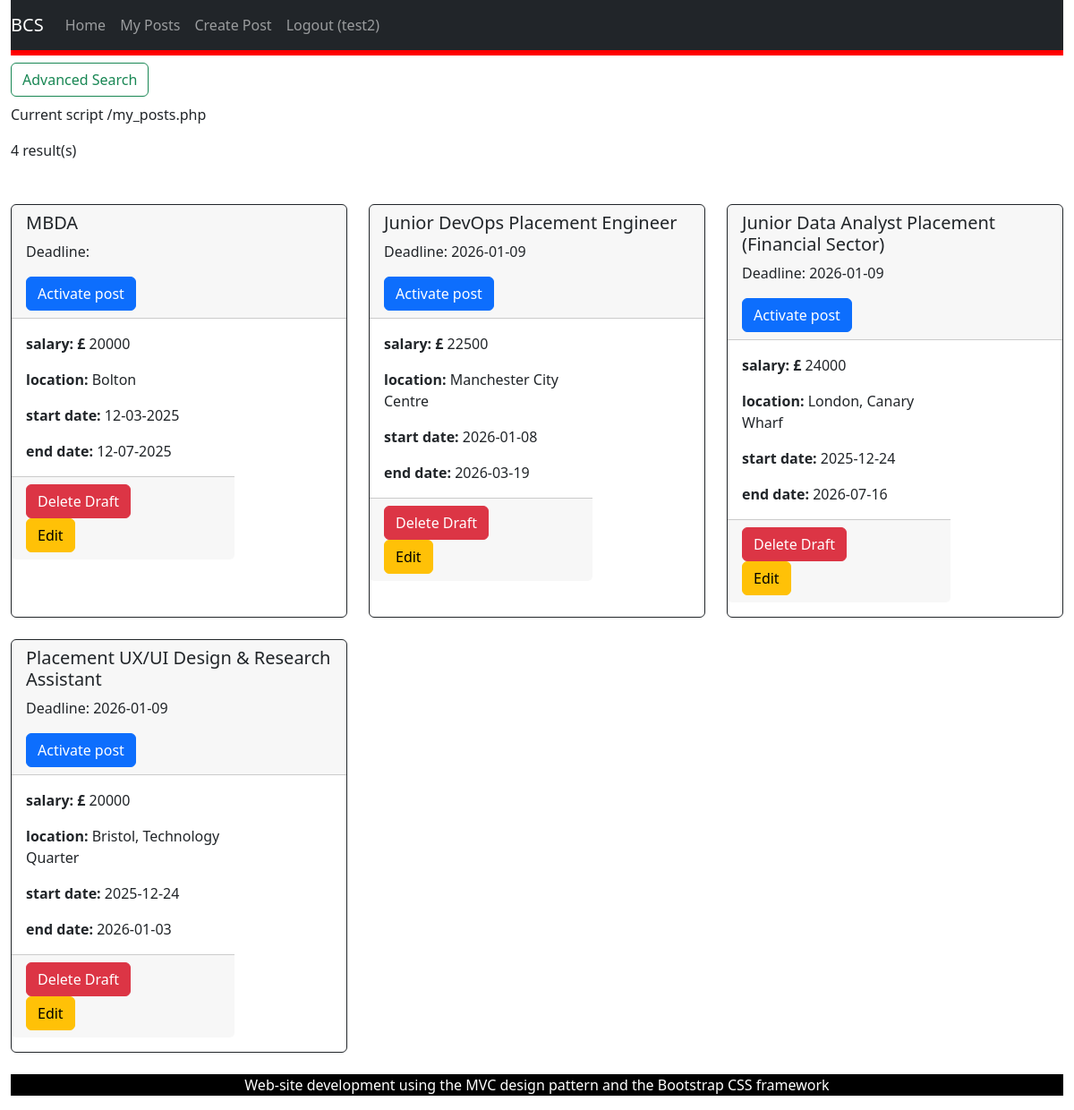
The page /my_posts.php (signed in) on the database as committed earlier.
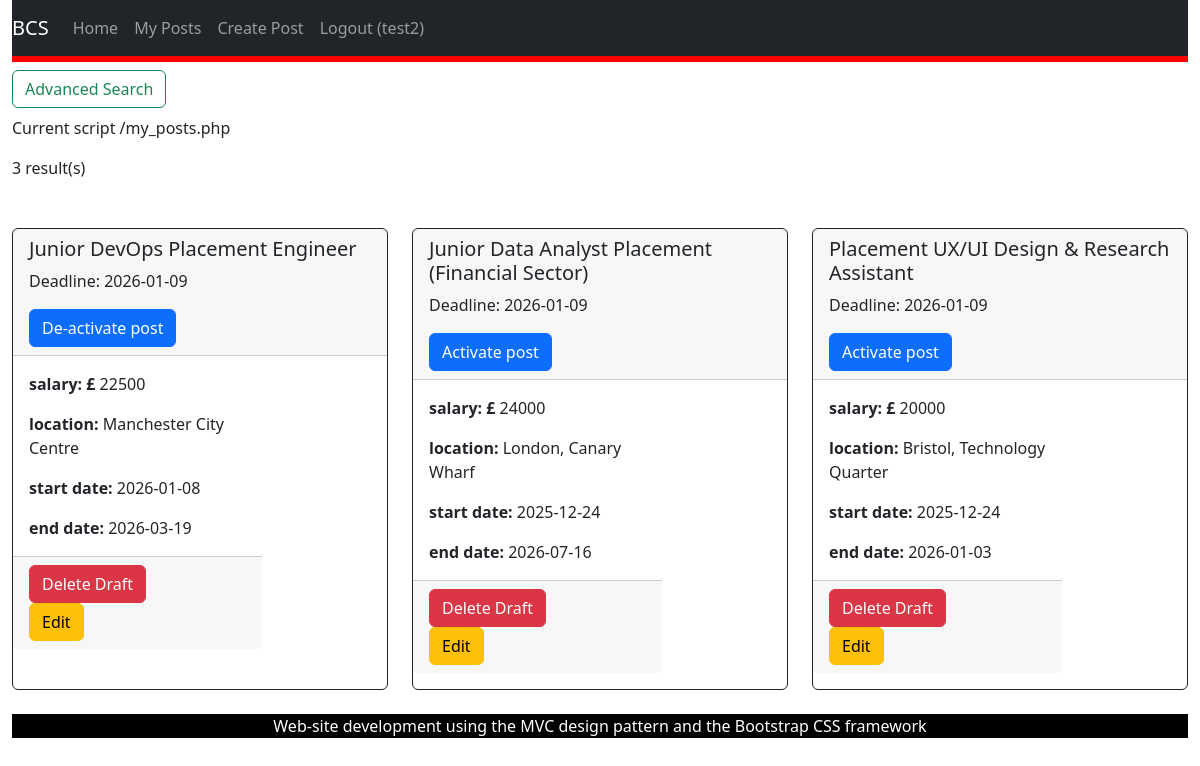
The same page on the database as committed later.
### tables this page shows
CREATE TABLE "placement_opportunity"
(
    placement_ID  INTEGER
        primary key autoincrement,
    employer_ID   INTEGER
        references users,
    title         TEXT not null,
    description   TEXT not null,
    salary        INT,
    location      TEXT not null,
    start_date    DATE not null,
    end_date      DATE not null,
    status        TEXT,
    deadline      DATE,
    date_posted   DATE default NULL,
    about_company TEXT,
    what_we_offer TEXT
);

### my_posts.php (called while the page is built, shortened)
<?php
require_once('Models/PlacementsDataSet.php');
$view = new stdClass();
$view->pageTitle = 'My Posts';
$employerId = $_SESSION['user_id'];
$placementsDataSet = new PlacementsDataSet();
$view->placementsDataSet = $placementsDataSet->fetchPostsByEmployerID($employerId);
if (count($view->placementsDataSet) == 0)
{
    $view->dbMessage = "No results";
}
else
{
    $view->dbMessage = count($view->placementsDataSet) . " result(s)";
}
$view->success = $_SESSION['placements_success'] ?? null;
require_once('Views/my_posts.phtml');

### Models/Database.php (called while the page is built, shortened)
<?php
class Database {
    protected static $_dbInstance = null;
    protected $_dbHandle;
    public static function getInstance() {
        if(self::$_dbInstance === null) {
            self::$_dbInstance = new self();
        }
        return self::$_dbInstance;
    }
    private function __construct() {
        try {
            $this->_dbHandle = new PDO("sqlite:identifier.sqlite");
        }
        catch (PDOException $e) {
            echo $e->getMessage();
        }
    }
    public function getdbConnection() {
        return $this->_dbHandle;
    }
}

### Models/PlacementsDataSet.php (called while the page is built, shortened)
<?php
require_once('Database.php');
require_once('PlacementsData.php');
class PlacementsDataSet {
    protected $_dbHandle, $_dbInstance;
    public function __construct() {
        $this->_dbInstance = Database::getInstance();
        $this->_dbHandle = $this->_dbInstance->getdbConnection();
    }
    public function fetchPostsByEmployerID($employerId) {
        $sqlQuery = 'SELECT * FROM placement_opportunity WHERE employer_id = :employerId;';
        $statement = $this->_dbHandle->prepare($sqlQuery);
        $statement->bindParam(':employerId', $employerId, PDO::PARAM_INT);
        $statement->execute();
        $dataSet = [];
        while ($row = $statement->fetch(PDO::FETCH_ASSOC)) {
            $dataSet[] = new PlacementsData($row);
        }
        return $dataSet;
    }
}

### Models/PlacementsData.php (called while the page is built, shortened)
<?php
class PlacementsData {
    protected $placement_id, $employer_id, $title, $description,$salary, $location, $start_date, $end_date, $status, $deadline, $date_posted, $about_company, $what_we_offer;
    public function __construct($dbRow) {
        $this->placement_id = $dbRow['placement_ID'];
        $this->title = $dbRow['title'];
        $this->salary = $dbRow['salary'];
        $this->location = $dbRow['location'];
        $this->start_date = $dbRow['start_date'];
        $this->end_date = $dbRow['end_date'];
        $this->status = $dbRow['status'];
        $this->deadline = $dbRow['deadline'] ?? null;
    }
    public function getPlacementID() {
        return $this->placement_id;
    }
    public function getTitle() {
        return $this->title;
    }
    public function getSalary() {
        return $this->salary;
    }
    public function getLocation() {
        return $this->location;
    }
    public function getStartDate() {
        return $this->start_date;
    }
    public function getEndDate() {
        return $this->end_date;
    }
    public function getStatus() {
        return $this->status;
    }
    public function getDeadline() {
        return $this->deadline;
    }
}

### Views/my_posts.phtml (the view, shortened to what this page needs)
<?php require('template/header.phtml');
?>
<?php if (isset($_SESSION['role']) == "employer"):?>
    <div class="col-3">
        <button class="btn btn-outline-success my-4 my-sm-2" type="submit" data-bs-toggle="collapse" data-bs-target="#advancedOptions" aria-expanded="false" aria-controls="advancedOptions" >Advanced Search
        </button>
    </div>
    <div class="col-4">
        <p>Current script <?php echo $_SERVER["PHP_SELF"]; ?></p>
    </div>
    <div class="col-2">
        <p><?php echo $view->dbMessage; ?></p>
    </div>
    <div class="row row-cols-1 row-cols-md-3 g-4 my-4">
        <?php foreach ($view->placementsDataSet as $placementsData) { ?>
            <div class="col">
                <div class="card border-dark mb-3 h-100">
                    <div class="card-header">
                        <h5><?php echo $placementsData->getTitle(); ?></h5>
                        <div class="w3-panel w3-red">
                            <p>Deadline: <?php echo $placementsData->getDeadline(); ?></p>
                        </div>
                        <form action="my_posts.php" method="POST">
                            <?php if ($placementsData->getStatus() == "inactive"):?>
                            <button type="submit" class="btn btn-primary" name ="activate_status">
                                Activate post
                            </button>
                            <?php endif; ?>
                            <?php if ($placementsData->getStatus() == "active"):?>
                                <button type="submit" class="btn btn-primary" name ="de-activate_status">
                                    De-activate post
                                </button>
                            <?php endif; ?>
                        </form>
                    </div>
                    <?php ?><div class="col-md-8">
                        <div class="card-body">
                            <p class="card-text"><b>salary: £</b> <?php echo $placementsData->getSalary()?></p>
                            <p class="card-text"><b>location:</b> <?php echo $placementsData->getLocation()?></p>
                            <p class="card-text"><b>start date:</b> <?php echo $placementsData->getStartDate()?></p>
                            <p class="card-text"><b>end date:</b> <?php echo $placementsData->getEndDate()?></p>
                        </div>
                        <div class="card-footer">
                            <button type="button" class="btn btn-danger" data-bs-toggle="modal" data-bs-target="#deleteModal<?php echo $placementsData->getPlacementID(); ?>">
                                Delete Draft
                            </button>
                            <form action="edit_post.php" method="POST">
                                <button type="submit" class="btn btn-warning" name ="id" value="<?php echo $placementsData->getPlacementID() ?>">
                                    Edit
                                </button>
                            </form>
                        </div>
                    </div>
                </div>
            </div>
        <?php } ?>
    </div>
<?php endif; ?>
<?php require('template/footer.phtml') ?>

### Views/template/header.phtml (shortened to what this page needs)
<?php
$is_logged_in = $_SESSION['logged_in'] ?? false;
$user_role = $_SESSION['role'] ?? '';
?>
<!DOCTYPE html>
<html lang="en">
<head>
    <link href="https://cdn.jsdelivr.net/npm/bootstrap@5.2.0/dist/css/bootstrap.min.css" rel="stylesheet">
    <link href="/css/my-style.css" rel="stylesheet">
</head>
<body role=""document">
<div class="container-fluid">
    <nav class="navbar navbar-expand-lg navbar-dark bg-dark">
        <a class="navbar-brand" href="index.php"> BCS</a>
        <div class="collapse navbar-collapse" id="navbarNav">
            <ul class="navbar-nav me-auto">
                <li class="nav-item">
                    <a class="nav-link" href="index.php">Home</a>
                </li>
                <?php if ($is_logged_in && $user_role === 'employer'): ?>
                    <li class="nav-item">
                        <a class="nav-link" href="my_posts.php">My Posts</a>
                    </li>
                    <li class="nav-item">
                        <a class="nav-link" href="add_post.php">Create Post</a>
                    </li>
                <?php endif; ?>
                <?php if ($is_logged_in): ?>
                    <li class="nav-item">
                        <a class="nav-link" href="logout.php">Logout (<?php echo $_SESSION['name']; ?>)</a>
                    </li>
                <?php else: ?>
                    <li class="nav-item">
                        <a class="nav-link" href="login.php">Login</a>
                    </li>
                <?php endif; ?>
            </ul>
        </div>
    </nav>
    <main id="content" class="col-12">

### Views/template/footer.phtml (shortened to what this page needs)
    </main>
    <footer class-"row">
        <div id="footer" class="col-xs-12">
            <p>Web-site development using the MVC design pattern and the Bootstrap CSS framework</p>
        </div>
    </footer>
</body>
</html>

### css/my-style.css (style rules this page uses)
#content { background-color: #fff; border-top: solid 6px #f00; }
#footer { margin_top: 20px; text-align: center; background-color: #000; color: #fff; }

Rows that differ between the two databases and show on the page:
removed placement_opportunity: title "MBDA", status "Activate post", salary "20000", location "Bolton", start_date "12-03-2025", end_date "12-07-2025", $placementsData->getPlacementID() 1 (drawn)
changed placement_opportunity "Junior DevOps Placement Engineer": status "Activate post" → "De-activate post"
Other text that changed with them:
$view->dbMessage: "4 result(s)" → "3 result(s)"
